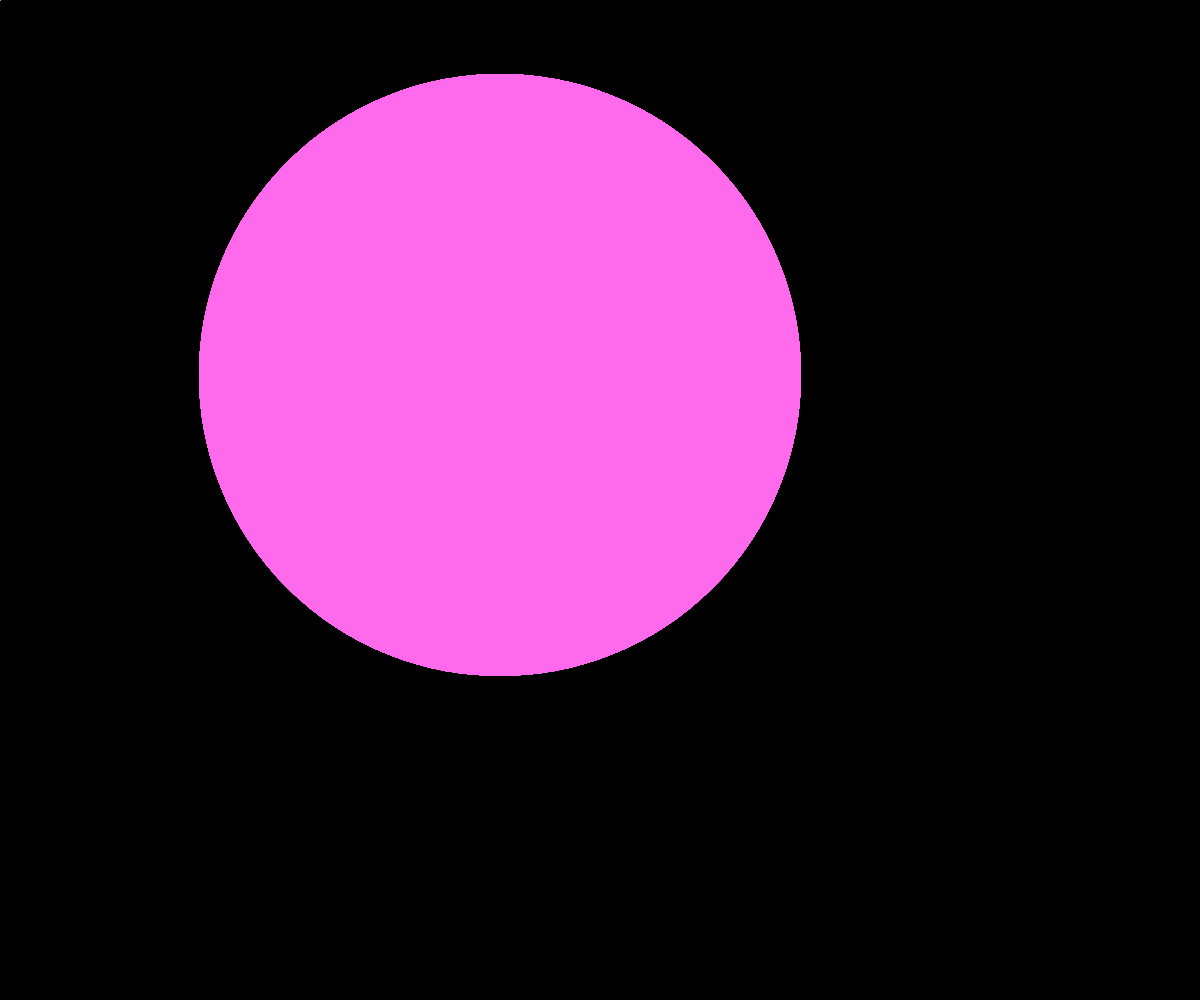
Frame 1 (no input)
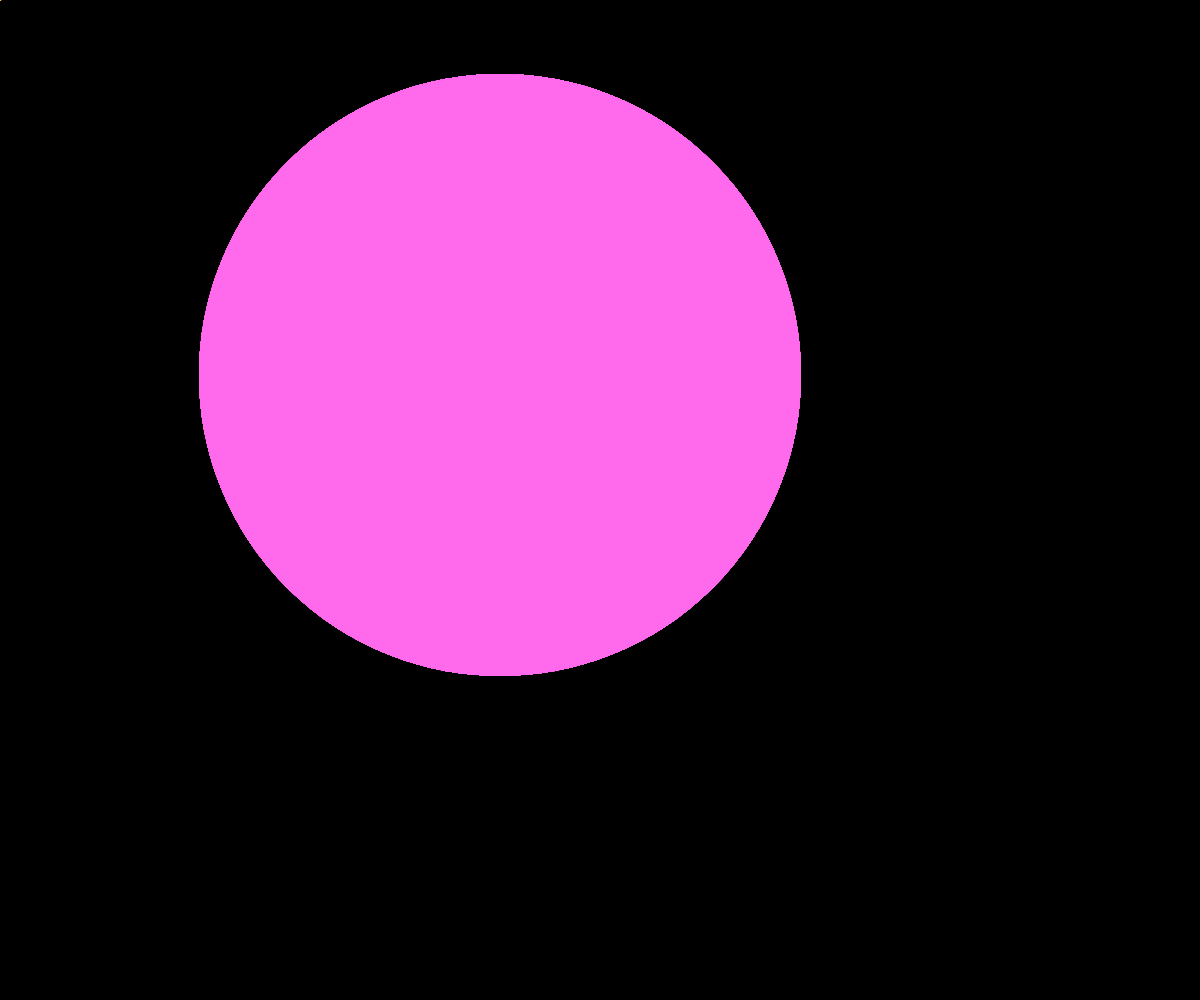
Frame 60 (no input)
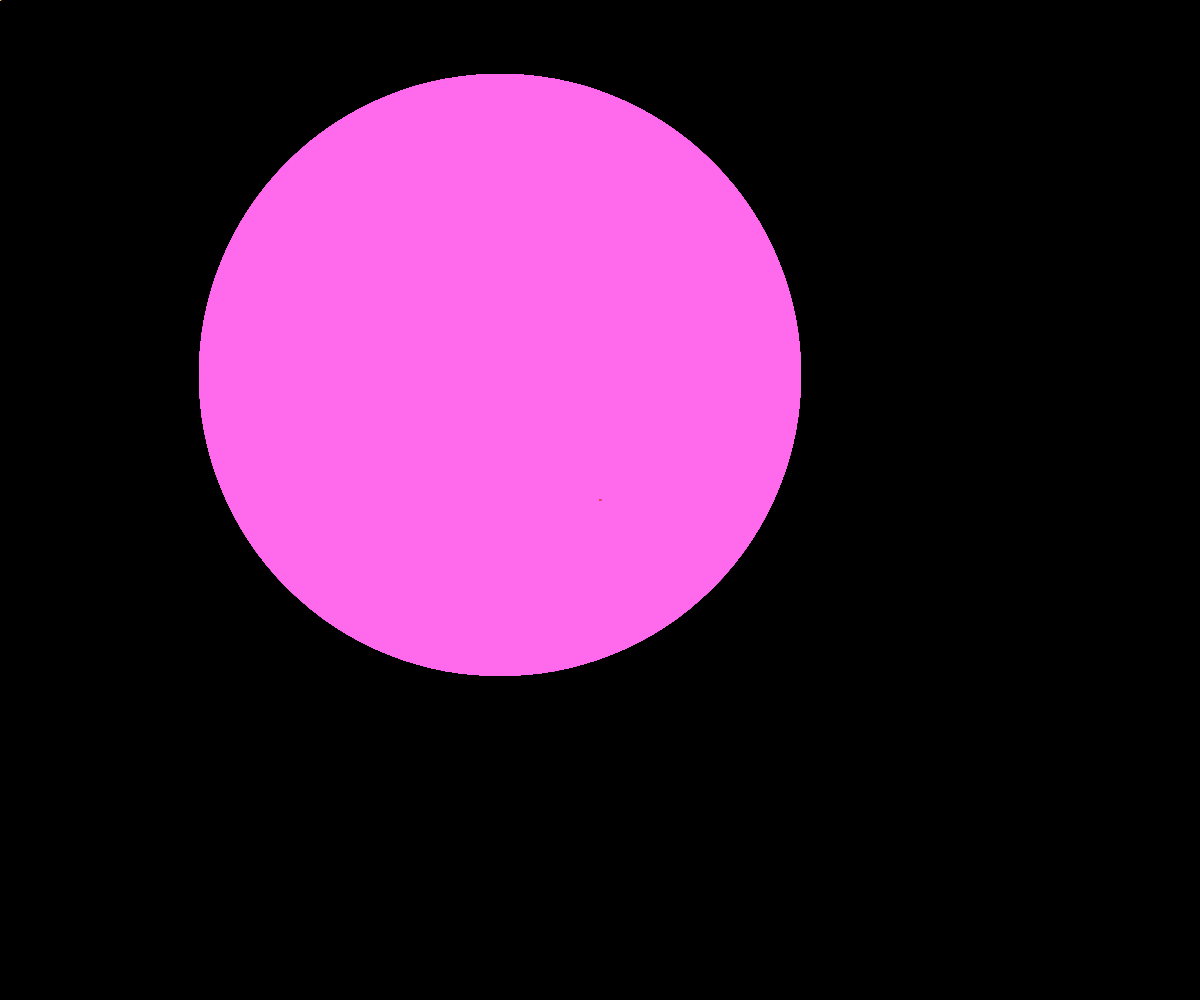
Frame 120 (the mouse pressed at the canvas centre since frame 60)

The p5.js sketch that drew these frames (run headless with seeded random() and noise() and a simulated clock; from frame 60 on, the mouse is pressed at the canvas centre):

// p5.js sketch
// ── sketch.js

var h = 600;
var w = 600;
var xAxis =  500;
var yAxis = 375;

var size = 0;


function setup() {
	createCanvas(windowWidth, windowHeight);
	background('#000000');

	while (size < windowHeight) {
		x = random(windowWidth) ;
		y = random(windowHeight) ; 

		fill ('#FF69EC') ; 
		strokeWeight (2) ; 
		stroke('#FF69EC') ; 
		ellipse(xAxis,yAxis,w,h) ; 
		size = size + 1 ;
	}

}


function draw() {
	 
// makes the mouse 2 differene colors, creating stars
	if (mouseIsPressed) { 
		strokeWeight(1)
		stroke ("#E6404F")
		fill("#E6404F");
  		ellipse(mouseX,mouseY,1,1)

	}
	else {
		strokeWeight(1)
		stroke ("#FEBA47")
		fill("");
  		ellipse(mouseX,mouseY,1,1)
}
}
